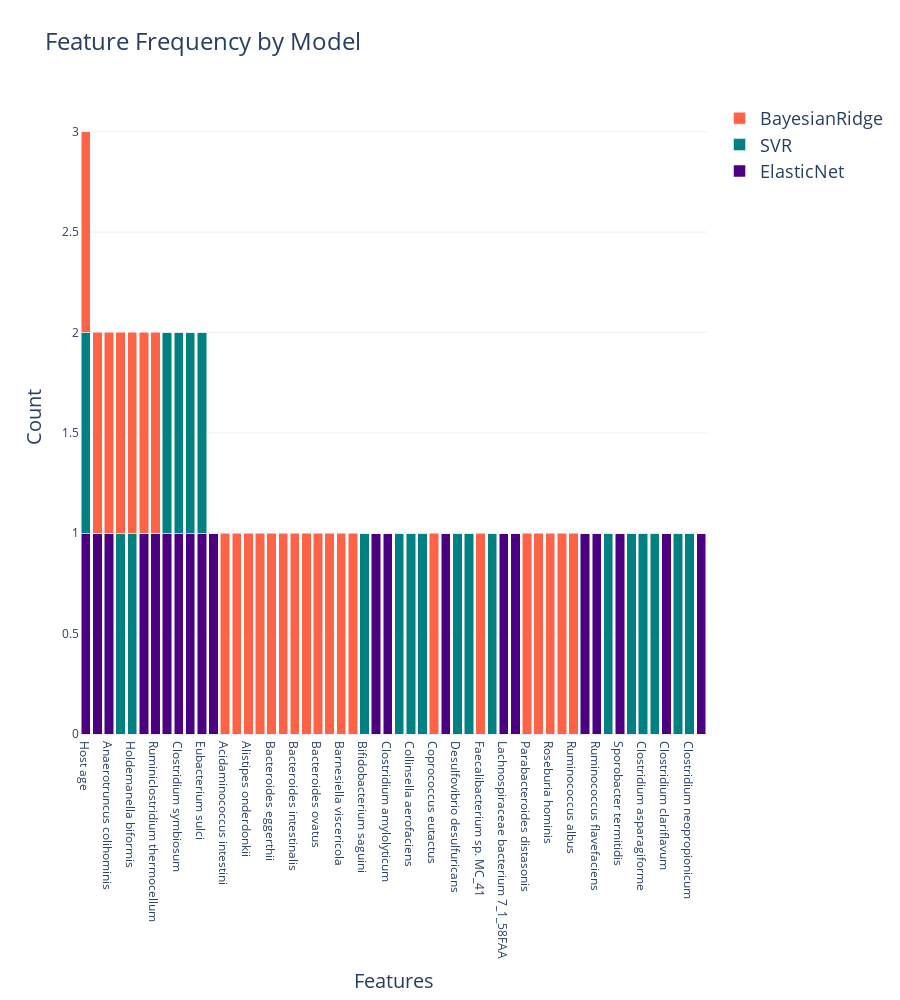

Notebook cell for this chart:
### Code cell
plot_features_interactive(dev_df.columns.drop("BMI"), MODELS_DIR)

### Figure 1 — Plotly figure (JSON) as saved in the notebook; plotly's stock layout.template omitted (floating-point values rounded to 4 significant figures)
{"data": [{"marker": {"color": "indigo"}, "name": "ElasticNet", "type": "bar", "x": ["Host age", "Alistipes putredinis", "Anaerotruncus colihominis", "Blautia glucerasea", "Holdemanella biformis", "Oscillibacter valericigenes", "Ruminiclostridium thermocellum", "Clostridium propionicum", "Clostridium symbiosum", "Eubacterium dolichum", "Eubacterium sulci", "Sex", "Acidaminococcus intestini", "Akkermansia muciniphila", "Alistipes onderdonkii", "Alistipes shahii", "Bacteroides eggerthii", "Bacteroides fragilis", "Bacteroides intestinalis", "Bacteroides massiliensis", "Bacteroides ovatus", "Bacteroides plebeius", "Barnesiella viscericola", "Bifidobacterium pseudocatenulatum", "Bifidobacterium saguini", "Christensenella minuta", "Clostridium amylolyticum", "Clostridium malenominatum", "Collinsella aerofaciens", "Collinsella intestinalis", "Coprococcus eutactus", "Desulfonispora thiosulfatigenes", "Desulfovibrio desulfuricans", "Desulfovibrio fairfieldensis", "Faecalibacterium sp. MC_41", "Flavonifractor plautii", "Lachnospiraceae bacterium 7_1_58FAA", "Papillibacter cinnamivorans", "Parabacteroides distasonis", "Parabacteroides merdae", "Roseburia hominis", "Roseburia intestinalis", "Ruminococcus albus", "Ruminococcus champanellensis", "Ruminococcus flavefaciens", "Ruminococcus sp. DSM 100440", "Sporobacter termitidis", "Clostridium aldenense", "Clostridium asparagiforme", "Clostridium bolteae", "Clostridium clariflavum", "Clostridium colinum", "Clostridium neopropionicum", "Clostridium stercorarium"], "y": [1, 1, 1, 0, 0, 1, 1, 1, 1, 1, 1, 1, 0, 0, 0, 0, 0, 0, 0, 0, 0, 0, 0, 0, 0, 1, 1, 0, 0, 0, 0, 1, 0, 0, 0, 0, 1, 1, 0, 0, 0, 0, 0, 1, 1, 0, 1, 0, 0, 0, 1, 0, 0, 1]}, {"marker": {"color": "teal"}, "name": "SVR", "type": "bar", "x": ["Host age", "Alistipes putredinis", "Anaerotruncus colihominis", "Blautia glucerasea", "Holdemanella biformis", "Oscillibacter valericigenes", "Ruminiclostridium thermocellum", "Clostridium propionicum", "Clostridium symbiosum", "Eubacterium dolichum", "Eubacterium sulci", "Sex", "Acidaminococcus intestini", "Akkermansia muciniphila", "Alistipes onderdonkii", "Alistipes shahii", "Bacteroides eggerthii", "Bacteroides fragilis", "Bacteroides intestinalis", "Bacteroides massiliensis", "Bacteroides ovatus", "Bacteroides plebeius", "Barnesiella viscericola", "Bifidobacterium pseudocatenulatum", "Bifidobacterium saguini", "Christensenella minuta", "Clostridium amylolyticum", "Clostridium malenominatum", "Collinsella aerofaciens", "Collinsella intestinalis", "Coprococcus eutactus", "Desulfonispora thiosulfatigenes", "Desulfovibrio desulfuricans", "Desulfovibrio fairfieldensis", "Faecalibacterium sp. MC_41", "Flavonifractor plautii", "Lachnospiraceae bacterium 7_1_58FAA", "Papillibacter cinnamivorans", "Parabacteroides distasonis", "Parabacteroides merdae", "Roseburia hominis", "Roseburia intestinalis", "Ruminococcus albus", "Ruminococcus champanellensis", "Ruminococcus flavefaciens", "Ruminococcus sp. DSM 100440", "Sporobacter termitidis", "Clostridium aldenense", "Clostridium asparagiforme", "Clostridium bolteae", "Clostridium clariflavum", "Clostridium colinum", "Clostridium neopropionicum", "Clostridium stercorarium"], "y": [1, 0, 0, 1, 1, 0, 0, 1, 1, 1, 1, 0, 0, 0, 0, 0, 0, 0, 0, 0, 0, 0, 0, 0, 1, 0, 0, 1, 1, 1, 0, 0, 1, 1, 0, 1, 0, 0, 0, 0, 0, 0, 0, 0, 0, 1, 0, 1, 1, 1, 0, 1, 1, 0]}, {"marker": {"color": "tomato"}, "name": "BayesianRidge", "type": "bar", "x": ["Host age", "Alistipes putredinis", "Anaerotruncus colihominis", "Blautia glucerasea", "Holdemanella biformis", "Oscillibacter valericigenes", "Ruminiclostridium thermocellum", "Clostridium propionicum", "Clostridium symbiosum", "Eubacterium dolichum", "Eubacterium sulci", "Sex", "Acidaminococcus intestini", "Akkermansia muciniphila", "Alistipes onderdonkii", "Alistipes shahii", "Bacteroides eggerthii", "Bacteroides fragilis", "Bacteroides intestinalis", "Bacteroides massiliensis", "Bacteroides ovatus", "Bacteroides plebeius", "Barnesiella viscericola", "Bifidobacterium pseudocatenulatum", "Bifidobacterium saguini", "Christensenella minuta", "Clostridium amylolyticum", "Clostridium malenominatum", "Collinsella aerofaciens", "Collinsella intestinalis", "Coprococcus eutactus", "Desulfonispora thiosulfatigenes", "Desulfovibrio desulfuricans", "Desulfovibrio fairfieldensis", "Faecalibacterium sp. MC_41", "Flavonifractor plautii", "Lachnospiraceae bacterium 7_1_58FAA", "Papillibacter cinnamivorans", "Parabacteroides distasonis", "Parabacteroides merdae", "Roseburia hominis", "Roseburia intestinalis", "Ruminococcus albus", "Ruminococcus champanellensis", "Ruminococcus flavefaciens", "Ruminococcus sp. DSM 100440", "Sporobacter termitidis", "Clostridium aldenense", "Clostridium asparagiforme", "Clostridium bolteae", "Clostridium clariflavum", "Clostridium colinum", "Clostridium neopropionicum", "Clostridium stercorarium"], "y": [1, 1, 1, 1, 1, 1, 1, 0, 0, 0, 0, 0, 1, 1, 1, 1, 1, 1, 1, 1, 1, 1, 1, 1, 0, 0, 0, 0, 0, 0, 1, 0, 0, 0, 1, 0, 0, 0, 1, 1, 1, 1, 1, 0, 0, 0, 0, 0, 0, 0, 0, 0, 0, 0]}], "layout": {"barmode": "stack", "height": 1000, "legend": {"font": {"size": 18}}, "title": {"font": {"size": 24}, "text": "Feature Frequency by Model"}, "xaxis": {"title": {"font": {"size": 20}, "text": "Features"}}, "yaxis": {"title": {"font": {"size": 20}, "text": "Count"}}}}
